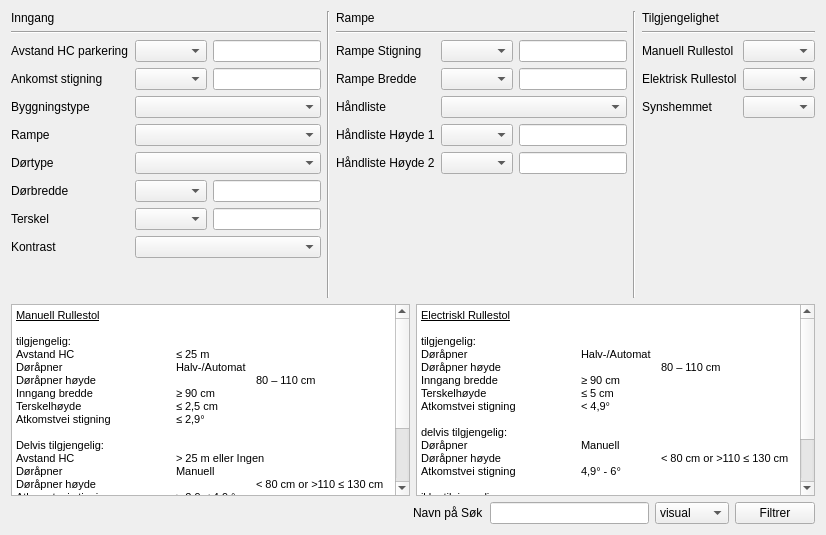
       <widget class="QWidget" name="tab_2">
        <attribute name="title">
         <string>Inngang</string>
        </attribute>
        <layout class="QVBoxLayout" name="verticalLayout_16">
         <item>
          <layout class="QVBoxLayout" name="verticalLayout_15">
           <item>
            <layout class="QHBoxLayout" name="horizontalLayout_25">
             <item>
              <layout class="QVBoxLayout" name="verticalLayout">
               <item>
                <widget class="QLabel" name="label_22">
                 <property name="text">
                  <string>Inngang</string>
                 </property>
                </widget>
               </item>
               <item>
                <widget class="Line" name="line_3">
                 <property name="orientation">
                  <enum>Qt::Horizontal</enum>
                 </property>
                </widget>
               </item>
               <item>
                <layout class="QFormLayout" name="formLayout_2">
                 <item row="0" column="0">
                  <widget class="QLabel" name="label">
                   <property name="text">
                    <string>Avstand HC parkering</string>
                   </property>
                  </widget>
                 </item>
                 <item row="0" column="1">
                  <layout class="QHBoxLayout" name="horizontalLayout_12">
                   <item>
                    <widget class="QComboBox" name="comboBox_avstand_hc"/>
                   </item>
                   <item>
                    <widget class="QLineEdit" name="lineEdit_avstand_hc"/>
                   </item>
                  </layout>
                 </item>
                 <item row="1" column="0">
                  <widget class="QLabel" name="label_3">
                   <property name="text">
                    <string>Ankomst stigning</string>
                   </property>
                  </widget>
                 </item>
                 <item row="1" column="1">
                  <layout class="QHBoxLayout" name="horizontalLayout_11">
                   <item>
                    <widget class="QComboBox" name="comboBox_ank_stigning"/>
                   </item>
                   <item>
                    <widget class="QLineEdit" name="lineEdit_ank_stigning"/>
                   </item>
                  </layout>
                 </item>
                 <item row="2" column="0">
                  <widget class="QLabel" name="label_2">
                   <property name="text">
                    <string>Byggningstype</string>
                   </property>
                  </widget>
                 </item>
                 <item row="2" column="1">
                  <widget class="QComboBox" name="comboBox_byggningstype"/>
                 </item>
                 <item row="3" column="0">
                  <widget class="QLabel" name="label_21">
                   <property name="text">
                    <string>Rampe</string>
                   </property>
                  </widget>
                 </item>
                 <item row="3" column="1">
                  <widget class="QComboBox" name="comboBox_rampe">
                   <item>
                    <property name="text">
                     <string/>
                    </property>
                   </item>
                   <item>
                    <property name="text">
                     <string>Ja</string>
                    </property>
                   </item>
                   <item>
                    <property name="text">
                     <string>Nei</string>
                    </property>
                   </item>
                  </widget>
                 </item>
                 <item row="4" column="0">
                  <widget class="QLabel" name="label_4">
                   <property name="text">
                    <string>Dørtype</string>
                   </property>
                  </widget>
                 </item>
                 <item row="4" column="1">
                  <widget class="QComboBox" name="comboBox_dortype"/>
                 </item>
                 <item row="5" column="0">
                  <widget class="QLabel" name="label_5">
                   <property name="text">
                    <string>Dørbredde</string>
                   </property>
                  </widget>
                 </item>
                 <item row="5" column="1">
                  <layout class="QHBoxLayout" name="horizontalLayout_6">
                   <item>
                    <widget class="QComboBox" name="comboBox_dorbredde"/>
                   </item>
                   <item>
                    <widget class="QLineEdit" name="lineEdit_dorbredde"/>
                   </item>
                  </layout>
                 </item>
                 <item row="6" column="0">
                  <widget class="QLabel" name="label_18">
                   <property name="text">
                    <string>Terskel</string>
                   </property>
                  </widget>
                 </item>
                 <item row="6" column="1">
                  <layout class="QHBoxLayout" name="horizontalLayout_16">
                   <item>
                    <widget class="QComboBox" name="comboBox_terskel"/>
                   </item>
                   <item>
                    <widget class="QLineEdit" name="lineEdit_terskel"/>
                   </item>
                  </layout>
                 </item>
                 <item row="7" column="0">
                  <widget class="QLabel" name="label_17">
                   <property name="text">
                    <string>Kontrast</string>
                   </property>
                  </widget>
                 </item>
                 <item row="7" column="1">
                  <widget class="QComboBox" name="comboBox_kontrast"/>
                 </item>
                </layout>
               </item>
               <item>
                <spacer name="verticalSpacer_6">
                 <property name="orientation">
                  <enum>Qt::Vertical</enum>
                 </property>
                 <property name="sizeHint" stdset="0">
                  <size>
                   <width>20</width>
                   <height>40</height>
                  </size>
                 </property>
                </spacer>
               </item>
              </layout>
             </item>
             <item>
              <widget class="Line" name="line">
               <property name="orientation">
                <enum>Qt::Vertical</enum>
               </property>
              </widget>
             </item>
             <item>
              <layout class="QVBoxLayout" name="verticalLayout_14">
               <item>
                <layout class="QVBoxLayout" name="verticalLayout_9">
                 <item>
                  <widget class="QLabel" name="label_rampe_boxs">
                   <property name="text">
                    <string>Rampe</string>
                   </property>
                  </widget>
                 </item>
                 <item>
                  <widget class="Line" name="line_4">
                   <property name="orientation">
                    <enum>Qt::Horizontal</enum>
                   </property>
                  </widget>
                 </item>
                 <item>
                  <layout class="QFormLayout" name="formLayout">
                   <property name="fieldGrowthPolicy">
                    <enum>QFormLayout::AllNonFixedFieldsGrow</enum>
                   </property>
                   <item row="0" column="0">
                    <widget class="QLabel" name="label_rmp_stigning">
                     <property name="text">
                      <string>Rampe Stigning</string>
                     </property>
                    </widget>
                   </item>
                   <item row="0" column="1">
                    <layout class="QHBoxLayout" name="horizontalLayout_5">
                     <item>
                      <widget class="QComboBox" name="comboBox_rmp_stigning"/>
                     </item>
                     <item>
                      <widget class="QLineEdit" name="lineEdit_rmp_stigning"/>
                     </item>
                    </layout>
                   </item>
                   <item row="1" column="0">
                    <widget class="QLabel" name="label_rmp_bredde">
                     <property name="text">
                      <string>Rampe Bredde</string>
                     </property>
                    </widget>
                   </item>
                   <item row="1" column="1">
                    <layout class="QHBoxLayout" name="horizontalLayout_4">
                     <item>
                      <widget class="QComboBox" name="comboBox_rmp_bredde"/>
                     </item>
                     <item>
                      <widget class="QLineEdit" name="lineEdit_rmp_bredde"/>
                     </item>
                    </layout>
                   </item>
                   <item row="2" column="0">
                    <widget class="QLabel" name="label_handliste">
                     <property name="text">
                      <string>Håndliste</string>
                     </property>
                    </widget>
                   </item>
                   <item row="2" column="1">
                    <layout class="QHBoxLayout" name="horizontalLayout_3">
                     <item>
                      <widget class="QComboBox" name="comboBox_handliste"/>
                     </item>
                    </layout>
                   </item>
                   <item row="3" column="0">
                    <widget class="QLabel" name="label_hand1">
                     <property name="text">
                      <string>Håndliste Høyde 1</string>
                     </property>
                    </widget>
                   </item>
                   <item row="3" column="1">
                    <layout class="QHBoxLayout" name="horizontalLayout_2">
                     <item>
                      <widget class="QComboBox" name="comboBox_hand1"/>
                     </item>
                     <item>
                      <widget class="QLineEdit" name="lineEdit_hand1"/>
                     </item>
                    </layout>
                   </item>
                   <item row="4" column="0">
                    <widget class="QLabel" name="label_hand2">
                     <property name="text">
                      <string>Håndliste Høyde 2</string>
                     </property>
                    </widget>
                   </item>
                   <item row="4" column="1">
                    <layout class="QHBoxLayout" name="horizontalLayout">
                     <item>
                      <widget class="QComboBox" name="comboBox_hand2"/>
                     </item>
                     <item>
                      <widget class="QLineEdit" name="lineEdit_hand2"/>
                     </item>
                    </layout>
                   </item>
                  </layout>
                 </item>
                </layout>
               </item>
               <item>
                <spacer name="verticalSpacer">
                 <property name="orientation">
                  <enum>Qt::Vertical</enum>
                 </property>
                 <property name="sizeHint" stdset="0">
                  <size>
                   <width>20</width>
                   <height>40</height>
                  </size>
                 </property>
                </spacer>
               </item>
              </layout>
             </item>
             <item>
              <widget class="Line" name="line_2">
               <property name="orientation">
                <enum>Qt::Vertical</enum>
               </property>
              </widget>
             </item>
             <item>
              <layout class="QVBoxLayout" name="verticalLayout_11">
               <item>
                <layout class="QVBoxLayout" name="verticalLayout_10">
                 <item>
                  <widget class="QLabel" name="label_24">
                   <property name="text">
                    <string>Tilgjengelighet</string>
                   </property>
                  </widget>
                 </item>
                 <item>
                  <widget class="Line" name="line_8">
                   <property name="orientation">
                    <enum>Qt::Horizontal</enum>
                   </property>
                  </widget>
                 </item>
                 <item>
                  <layout class="QFormLayout" name="formLayout_3">
                   <property name="fieldGrowthPolicy">
                    <enum>QFormLayout::AllNonFixedFieldsGrow</enum>
                   </property>
                   <item row="0" column="0">
                    <widget class="QLabel" name="label_12">
                     <property name="text">
                      <string>Manuell Rullestol</string>
                     </property>
                    </widget>
                   </item>
                   <item row="0" column="1">
                    <widget class="QComboBox" name="comboBox_manuell_rullestol"/>
                   </item>
                   <item row="1" column="0">
                    <widget class="QLabel" name="label_11">
                     <property name="text">
                      <string>Elektrisk Rullestol</string>
                     </property>
                    </widget>
                   </item>
                   <item row="1" column="1">
                    <widget class="QComboBox" name="comboBox_el_rullestol"/>
                   </item>
                   <item row="2" column="0">
                    <widget class="QLabel" name="label_13">
                     <property name="text">
                      <string>Synshemmet</string>
                     </property>
                    </widget>
                   </item>
                   <item row="2" column="1">
                    <widget class="QComboBox" name="comboBox_syn"/>
                   </item>
                  </layout>
                 </item>
                </layout>
               </item>
               <item>
                <spacer name="verticalSpacer_2">
                 <property name="orientation">
                  <enum>Qt::Vertical</enum>
                 </property>
                 <property name="sizeHint" stdset="0">
                  <size>
                   <width>20</width>
                   <height>40</height>
                  </size>
                 </property>
                </spacer>
               </item>
              </layout>
             </item>
            </layout>
           </item>
           <item>
            <layout class="QHBoxLayout" name="horizontalLayout_17">
             <item>
              <widget class="QTextBrowser" name="textBrowser">
               <property name="html">
                <string>&lt;!DOCTYPE HTML PUBLIC &quot;-//W3C//DTD HTML 4.0//EN&quot; &quot;http://www.w3.org/TR/REC-html40/strict.dtd&quot;&gt;
&lt;html&gt;&lt;head&gt;&lt;meta name=&quot;qrichtext&quot; content=&quot;1&quot; /&gt;&lt;style type=&quot;text/css&quot;&gt;
p, li { white-space: pre-wrap; }
&lt;/style&gt;&lt;/head&gt;&lt;body style=&quot; font-family:'MS Shell Dlg 2'; font-size:8.25pt; font-weight:400; font-style:normal;&quot;&gt;
&lt;p style=&quot; margin-top:0px; margin-bottom:0px; margin-left:0px; margin-right:0px; -qt-block-indent:0; text-indent:0px;&quot;&gt;&lt;span style=&quot; font-size:8pt; text-decoration: underline; color:#000000;&quot;&gt;Manuell Rullestol&lt;/span&gt;&lt;/p&gt;
&lt;p style=&quot;-qt-paragraph-type:empty; margin-top:0px; margin-bottom:0px; margin-left:0px; margin-right:0px; -qt-block-indent:0; text-indent:0px; font-size:8pt; color:#000000;&quot;&gt;&lt;br /&gt;&lt;/p&gt;
&lt;p style=&quot; margin-top:0px; margin-bottom:0px; margin-left:0px; margin-right:0px; -qt-block-indent:0; text-indent:0px;&quot;&gt;&lt;span style=&quot; font-size:8pt; color:#000000;&quot;&gt;tilgjengelig:&lt;/span&gt;&lt;/p&gt;
&lt;p style=&quot; margin-top:0px; margin-bottom:0px; margin-left:0px; margin-right:0px; -qt-block-indent:0; text-indent:0px;&quot;&gt;&lt;span style=&quot; font-size:8pt; color:#000000;&quot;&gt;Avstand HC		≤ 25 m&lt;/span&gt;&lt;/p&gt;
&lt;p style=&quot; margin-top:0px; margin-bottom:0px; margin-left:0px; margin-right:0px; -qt-block-indent:0; text-indent:0px;&quot;&gt;&lt;span style=&quot; font-size:8pt; color:#000000;&quot;&gt;Døråpner		Halv-/Automat	&lt;/span&gt;&lt;/p&gt;
&lt;p style=&quot; margin-top:0px; margin-bottom:0px; margin-left:0px; margin-right:0px; -qt-block-indent:0; text-indent:0px;&quot;&gt;&lt;span style=&quot; font-size:8pt; color:#000000;&quot;&gt;Døråpner høyde		80 – 110 cm&lt;/span&gt;&lt;/p&gt;
&lt;p style=&quot; margin-top:0px; margin-bottom:0px; margin-left:0px; margin-right:0px; -qt-block-indent:0; text-indent:0px;&quot;&gt;&lt;span style=&quot; font-size:8pt; color:#000000;&quot;&gt;Inngang bredde		≥ 90 cm&lt;/span&gt;&lt;/p&gt;
&lt;p style=&quot; margin-top:0px; margin-bottom:0px; margin-left:0px; margin-right:0px; -qt-block-indent:0; text-indent:0px;&quot;&gt;&lt;span style=&quot; font-size:8pt; color:#000000;&quot;&gt;Terskelhøyde		≤ 2,5 cm&lt;/span&gt;&lt;/p&gt;
&lt;p style=&quot; margin-top:0px; margin-bottom:0px; margin-left:0px; margin-right:0px; -qt-block-indent:0; text-indent:0px;&quot;&gt;&lt;span style=&quot; font-size:8pt; color:#000000;&quot;&gt;Atkomstvei stigning	≤ 2,9°&lt;/span&gt;&lt;/p&gt;
&lt;p style=&quot;-qt-paragraph-type:empty; margin-top:0px; margin-bottom:0px; margin-left:0px; margin-right:0px; -qt-block-indent:0; text-indent:0px; font-size:8pt; color:#000000;&quot;&gt;&lt;br /&gt;&lt;/p&gt;
&lt;p style=&quot; margin-top:0px; margin-bottom:0px; margin-left:0px; margin-right:0px; -qt-block-indent:0; text-indent:0px;&quot;&gt;&lt;span style=&quot; font-size:8pt; color:#000000;&quot;&gt;Delvis tilgjengelig:&lt;/span&gt;&lt;/p&gt;
&lt;p style=&quot; margin-top:0px; margin-bottom:0px; margin-left:0px; margin-right:0px; -qt-block-indent:0; text-indent:0px;&quot;&gt;&lt;span style=&quot; font-size:8pt; color:#000000;&quot;&gt;Avstand HC		&amp;gt; 25 m eller Ingen&lt;/span&gt;&lt;/p&gt;
&lt;p style=&quot; margin-top:0px; margin-bottom:0px; margin-left:0px; margin-right:0px; -qt-block-indent:0; text-indent:0px;&quot;&gt;&lt;span style=&quot; font-size:8pt; color:#000000;&quot;&gt;Døråpner		Manuell&lt;/span&gt;&lt;/p&gt;
&lt;p style=&quot; margin-top:0px; margin-bottom:0px; margin-left:0px; margin-right:0px; -qt-block-indent:0; text-indent:0px;&quot;&gt;&lt;span style=&quot; font-size:8pt; color:#000000;&quot;&gt;Døråpner høyde		&amp;lt; 80 cm or &amp;gt;110 ≤ 130 cm&lt;/span&gt;&lt;/p&gt;
&lt;p style=&quot; margin-top:0px; margin-bottom:0px; margin-left:0px; margin-right:0px; -qt-block-indent:0; text-indent:0px;&quot;&gt;&lt;span style=&quot; font-size:8pt; color:#000000;&quot;&gt;Atkomstvei stigning	&amp;gt; 2,9 ≤ 4,9 °&lt;/span&gt;&lt;/p&gt;
&lt;p style=&quot;-qt-paragraph-type:empty; margin-top:0px; margin-bottom:0px; margin-left:0px; margin-right:0px; -qt-block-indent:0; text-indent:0px; font-size:8pt; color:#000000;&quot;&gt;&lt;br /&gt;&lt;/p&gt;
&lt;p style=&quot; margin-top:0px; margin-bottom:0px; margin-left:0px; margin-right:0px; -qt-block-indent:0; text-indent:0px;&quot;&gt;&lt;span style=&quot; font-size:8pt; color:#000000;&quot;&gt;Ikke tilgjengelig&lt;/span&gt;&lt;/p&gt;
&lt;p style=&quot; margin-top:0px; margin-bottom:0px; margin-left:0px; margin-right:0px; -qt-block-indent:0; text-indent:0px;&quot;&gt;&lt;span style=&quot; font-size:8pt; color:#000000;&quot;&gt;Døråpner høyde		&amp;gt;130 cm&lt;/span&gt;&lt;/p&gt;
&lt;p style=&quot; margin-top:0px; margin-bottom:0px; margin-left:0px; margin-right:0px; -qt-block-indent:0; text-indent:0px;&quot;&gt;&lt;span style=&quot; font-size:8pt; color:#000000;&quot;&gt;Inngang bredde		&amp;lt; 90cm&lt;/span&gt;&lt;/p&gt;
&lt;p style=&quot; margin-top:0px; margin-bottom:0px; margin-left:0px; margin-right:0px; -qt-block-indent:0; text-indent:0px;&quot;&gt;&lt;span style=&quot; font-size:8pt; color:#000000;&quot;&gt;Terskelhøyde		&amp;gt; 2,5 cm&lt;/span&gt;&lt;/p&gt;
&lt;p style=&quot; margin-top:0px; margin-bottom:0px; margin-left:0px; margin-right:0px; -qt-block-indent:0; text-indent:0px;&quot;&gt;&lt;span style=&quot; font-size:8pt; color:#000000;&quot;&gt;Atkomstvei stigning	&amp;gt; 4,9°&lt;/span&gt;&lt;/p&gt;&lt;/body&gt;&lt;/html&gt;</string>
               </property>
              </widget>
             </item>
             <item>
              <widget class="QTextBrowser" name="textBrowser_2">
               <property name="html">
                <string>&lt;!DOCTYPE HTML PUBLIC &quot;-//W3C//DTD HTML 4.0//EN&quot; &quot;http://www.w3.org/TR/REC-html40/strict.dtd&quot;&gt;
&lt;html&gt;&lt;head&gt;&lt;meta name=&quot;qrichtext&quot; content=&quot;1&quot; /&gt;&lt;style type=&quot;text/css&quot;&gt;
p, li { white-space: pre-wrap; }
&lt;/style&gt;&lt;/head&gt;&lt;body style=&quot; font-family:'MS Shell Dlg 2'; font-size:8.25pt; font-weight:400; font-style:normal;&quot;&gt;
&lt;p style=&quot; margin-top:0px; margin-bottom:0px; margin-left:0px; margin-right:0px; -qt-block-indent:0; text-indent:0px;&quot;&gt;&lt;span style=&quot; font-size:8pt; text-decoration: underline;&quot;&gt;Electriskl Rullestol&lt;/span&gt;&lt;/p&gt;
&lt;p style=&quot;-qt-paragraph-type:empty; margin-top:0px; margin-bottom:0px; margin-left:0px; margin-right:0px; -qt-block-indent:0; text-indent:0px; font-size:8pt; text-decoration: underline;&quot;&gt;&lt;br /&gt;&lt;/p&gt;
&lt;p style=&quot; margin-top:0px; margin-bottom:0px; margin-left:0px; margin-right:0px; -qt-block-indent:0; text-indent:0px;&quot;&gt;&lt;span style=&quot; font-size:8pt;&quot;&gt;tilgjengelig:&lt;/span&gt;&lt;/p&gt;
&lt;p style=&quot; margin-top:0px; margin-bottom:0px; margin-left:0px; margin-right:0px; -qt-block-indent:0; text-indent:0px;&quot;&gt;&lt;span style=&quot; font-size:8pt;&quot;&gt;Døråpner		Halv-/Automat&lt;/span&gt;&lt;/p&gt;
&lt;p style=&quot; margin-top:0px; margin-bottom:0px; margin-left:0px; margin-right:0px; -qt-block-indent:0; text-indent:0px;&quot;&gt;&lt;span style=&quot; font-size:8pt;&quot;&gt;Døråpner høyde		80 – 110 cm&lt;/span&gt;&lt;/p&gt;
&lt;p style=&quot; margin-top:0px; margin-bottom:0px; margin-left:0px; margin-right:0px; -qt-block-indent:0; text-indent:0px;&quot;&gt;&lt;span style=&quot; font-size:8pt;&quot;&gt;Inngang bredde		≥ 90 cm&lt;/span&gt;&lt;/p&gt;
&lt;p style=&quot; margin-top:0px; margin-bottom:0px; margin-left:0px; margin-right:0px; -qt-block-indent:0; text-indent:0px;&quot;&gt;&lt;span style=&quot; font-size:8pt;&quot;&gt;Terskelhøyde		≤ 5 cm&lt;/span&gt;&lt;/p&gt;
&lt;p style=&quot; margin-top:0px; margin-bottom:0px; margin-left:0px; margin-right:0px; -qt-block-indent:0; text-indent:0px;&quot;&gt;&lt;span style=&quot; font-size:8pt;&quot;&gt;Atkomstvei stigning	&amp;lt; 4,9°&lt;/span&gt;&lt;/p&gt;
&lt;p style=&quot;-qt-paragraph-type:empty; margin-top:0px; margin-bottom:0px; margin-left:0px; margin-right:0px; -qt-block-indent:0; text-indent:0px; font-size:8pt;&quot;&gt;&lt;br /&gt;&lt;/p&gt;
&lt;p style=&quot; margin-top:0px; margin-bottom:0px; margin-left:0px; margin-right:0px; -qt-block-indent:0; text-indent:0px;&quot;&gt;&lt;span style=&quot; font-size:8pt;&quot;&gt;delvis tilgjengelig:&lt;/span&gt;&lt;/p&gt;
&lt;p style=&quot; margin-top:0px; margin-bottom:0px; margin-left:0px; margin-right:0px; -qt-block-indent:0; text-indent:0px;&quot;&gt;&lt;span style=&quot; font-size:8pt;&quot;&gt;Døråpner		Manuell&lt;/span&gt;&lt;/p&gt;
&lt;p style=&quot; margin-top:0px; margin-bottom:0px; margin-left:0px; margin-right:0px; -qt-block-indent:0; text-indent:0px;&quot;&gt;&lt;span style=&quot; font-size:8pt;&quot;&gt;Døråpner høyde		&amp;lt; 80 cm or &amp;gt;110 ≤ 130 cm&lt;/span&gt;&lt;/p&gt;
&lt;p style=&quot; margin-top:0px; margin-bottom:0px; margin-left:0px; margin-right:0px; -qt-block-indent:0; text-indent:0px;&quot;&gt;&lt;span style=&quot; font-size:8pt;&quot;&gt;Atkomstvei stigning	4,9° - 6°&lt;/span&gt;&lt;/p&gt;
&lt;p style=&quot;-qt-paragraph-type:empty; margin-top:0px; margin-bottom:0px; margin-left:0px; margin-right:0px; -qt-block-indent:0; text-indent:0px; font-size:8pt;&quot;&gt;&lt;br /&gt;&lt;/p&gt;
&lt;p style=&quot; margin-top:0px; margin-bottom:0px; margin-left:0px; margin-right:0px; -qt-block-indent:0; text-indent:0px;&quot;&gt;&lt;span style=&quot; font-size:8pt;&quot;&gt;ikke tilgjengelig:&lt;/span&gt;&lt;/p&gt;
&lt;p style=&quot; margin-top:0px; margin-bottom:0px; margin-left:0px; margin-right:0px; -qt-block-indent:0; text-indent:0px;&quot;&gt;&lt;span style=&quot; font-size:8pt;&quot;&gt;Døråpner høyde		&amp;gt;130 cm&lt;/span&gt;&lt;/p&gt;
&lt;p style=&quot; margin-top:0px; margin-bottom:0px; margin-left:0px; margin-right:0px; -qt-block-indent:0; text-indent:0px;&quot;&gt;&lt;span style=&quot; font-size:8pt;&quot;&gt;Inngang bredde		&amp;lt; 90cm&lt;/span&gt;&lt;/p&gt;
&lt;p style=&quot; margin-top:0px; margin-bottom:0px; margin-left:0px; margin-right:0px; -qt-block-indent:0; text-indent:0px;&quot;&gt;&lt;span style=&quot; font-size:8pt;&quot;&gt;Terskelhøyde		&amp;gt; 5 cm&lt;/span&gt;&lt;/p&gt;
&lt;p style=&quot; margin-top:0px; margin-bottom:0px; margin-left:0px; margin-right:0px; -qt-block-indent:0; text-indent:0px;&quot;&gt;&lt;span style=&quot; font-size:8pt;&quot;&gt;Atkomstvei stigning	&amp;gt; 6°&lt;/span&gt;&lt;/p&gt;&lt;/body&gt;&lt;/html&gt;</string>
               </property>
              </widget>
             </item>
            </layout>
           </item>
           <item>
            <layout class="QHBoxLayout" name="horizontalLayout_26">
             <item>
              <spacer name="horizontalSpacer_3">
               <property name="orientation">
                <enum>Qt::Horizontal</enum>
               </property>
               <property name="sizeHint" stdset="0">
                <size>
                 <width>40</width>
                 <height>20</height>
                </size>
               </property>
              </spacer>
             </item>
             <item>
              <layout class="QHBoxLayout" name="horizontalLayout_13">
               <item>
                <widget class="QLabel" name="label_39">
                 <property name="text">
                  <string>Navn på Søk</string>
                 </property>
                </widget>
               </item>
               <item>
                <widget class="QLineEdit" name="lineEdit_navn_paa_sok_inngang"/>
               </item>
               <item>
                <widget class="QComboBox" name="comboBox_sok_metode">
                 <item>
                  <property name="text">
                   <string>visual</string>
                  </property>
                 </item>
                 <item>
                  <property name="text">
                   <string>memory</string>
                  </property>
                 </item>
                </widget>
               </item>
               <item>
                <widget class="QPushButton" name="pushButton_filtrerInngang">
                 <property name="text">
                  <string>Filtrer</string>
                 </property>
                </widget>
               </item>
              </layout>
             </item>
            </layout>
           </item>
          </layout>
         </item>
        </layout>
        <zorder></zorder>
       </widget>
